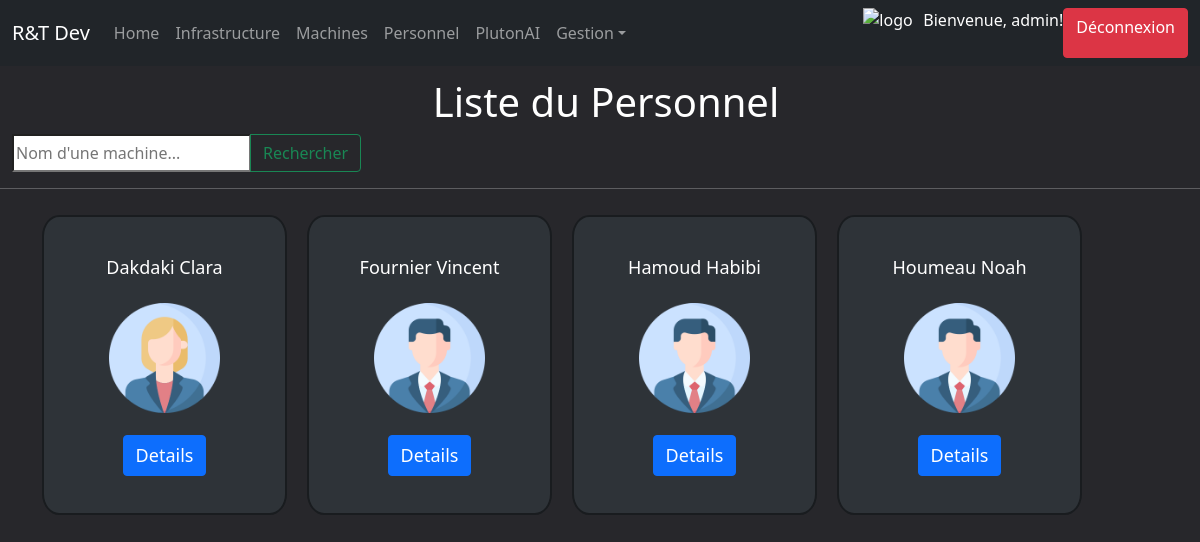
The app's page /computerApp/personnels/ (signed in) with its own data.
### computerApp/models.py (models this page shows, shortened)
class Personnel(models.Model):
    SEXES = (
        ('Homme', ('Homme - Employé')),
        ('Femme', ('Femme - Employée')),
        ('Inconnu', ('Inconnu - ?')),
    )
    num_secu = models.CharField(primary_key=True,default=0,max_length=13)
    nom = models.CharField(max_length=8)
    prenom = models.CharField(max_length=8)
    sexe = models.CharField(max_length=7, choices=SEXES, default='Inconnu')

### computerApp/views.py (the view)
# urls.py: path('personnels/', views.personnel_list_view, name='personnels'),
@login_required
def personnel_list_view(request):
	personnels = Personnel.objects.all().order_by('nom')
	query = request.GET.get('q')
	if query:
		personnels = personnels.filter(nom__icontains=query)
	context={'personnels': personnels}
	return render(request, 'computerApp/personnel_list.html', context)

### computerApp/templates/computerApp/personnel_list.html
{% extends "index.html" %}
{% load static %}
{% block content %}
    <div class="filter">
        <h1>Liste du Personnel</h1>
        <form method="GET" class="input-group mb-3">
            <input class="text" class="form-vontrol" placeholder="Nom d'une machine..." aria-label="Search" aria-describedby="button-addon2" name="q">
            <button class="btn btn-outline-success" type="submit" id="button-addon2">Rechercher</button>
        </form>
    </div>
    <hr>
    {% if personnels %}
    <ul class="personnel-container">
        {% for personnel in personnels %}
            <li class="personnel">
                <a>{{ personnel.nom }} {{personnel.prenom}}</a>
                {% if personnel.sexe == "Homme" %}
                    <img src="{% static 'computerApp/images/man.png' %}">
                {% elif personnel.sexe == "Femme" %}
                    <img src="{% static 'computerApp/images/woman.png' %}">
                {% else %}
                    <img src="{% static 'computerApp/images/unknown.png' %}">
                {% endif %}
                <a href="{% url 'personnel-detail' personnel.num_secu %}" class="btn btn-primary">Details</a>
            </li>
        {% endfor %}
    </ul>
    {% else %}
    <div class="alert alert-danger">
        Il n'y a pas de personnel qui correspond à votre filtre
      </div>
    {% endif %}
{% endblock %}

### computerApp/templates/index.html (shortened to what this page needs)
<!DOCTYPE html>
<html lang="fr">
    <head>
        <link href=" https://cdn.jsdelivr.net/npm/bootstrap@5.1.3/dist/css/bootstrap.min.css"
        rel="stylesheet"
>
        {% load static %}
        <link rel="stylesheet" href="{% static 'css/styles.css' %}">
    </head>
    <body>
        <nav class="navbar navbar-expand-lg navbar-dark bg-dark">
            <div class="container-fluid">
                <a class="navbar-brand" href="#">R&T Dev</a>
                <div class="collapse navbar-collapse" id="navbarNavDropdown">
                    <ul class="navbar-nav">
                        <li class="nav-item active">
                            <a class="nav-link" href="{% url 'index' %}">Home</a>
                        </li>
                        {% if user.is_authenticated %}
                            <li class="nav-item">
                                <a class="nav-link" href="{% url 'infrastructures' %}">Infrastructure</a>
                            </li>
                            <li class="nav-item">
                                <a class="nav-link" href="{% url 'machines' %}">Machines</a>
                            </li>
                            <li class="nav-item">
                                <a class="nav-link" href="{% url 'personnels' %}">Personnel</a>
                            </li>
                            <li class="nav-item">
                                <a class="nav-link" href="{% url 'chatbot' %}">PlutonAI</a>
                            </li>
                            <li class="nav-item dropdown">
                                <a class="nav-link dropdown-toggle" href="#" role="button" data-bs-toggle="dropdown" aria-expanded="false">Gestion</a>
                            </li>
                        {% endif %}
                    </ul>
                </div>
                <div class="d-flex justify-content-end">
                    <img src="{% static 'computerApp/images/logo_200px.png' %}" alt="logo"
                    style="width:50px;height:50px;margin-right:10px;">
                    {% if user.is_authenticated %}
                    <p>Bienvenue, {{ user.username }}!</p>
                    <a type="button" class="btn btn-danger" role="button" href="{% url 'logout' %}">Déconnexion</a>
                    {% else %}
                    <a type="button" class="btn btn-success" role="button" href="{% url 'login' %}">Connexion</a>
                    {% endif %}
                </div>
            </div>
        </nav>
        {% block content %}{% endblock %}
    </body>
</html>

### computerApp/static/css/styles.css (style rules this page uses)
body { background-color: #27272b; color: #fff; }
a { color: #fff; }
div h1 { color: #ffffff; display: flex; justify-content: center; align-items: center; margin-top: 1%; }
.personnel-container { display: flex; flex-wrap: wrap; }
.personnel { display: flex; flex-direction: column; justify-content: center; align-items: center; width: 245px; height: 300px; border: 2px solid #191c1f; border-radius: 7%; margin: 10px; padding: 10px; box-sizing: border-box; background-color: #2e3338; }
.personnel img { width: 50%; height: auto; }
.personnel a { margin-top: 10%; margin-bottom: 10%; font-size: large; }
.filter { margin-left: 1%; }

### records on screen
Personnel: nom "Dakdaki", prenom "Clara"
Personnel: nom "Fournier", prenom "Vincent"
Personnel: nom "Hamoud", prenom "Habibi"
Personnel: nom "Houmeau", prenom "Noah"

### other values on screen
{{ user.username }} "admin"
